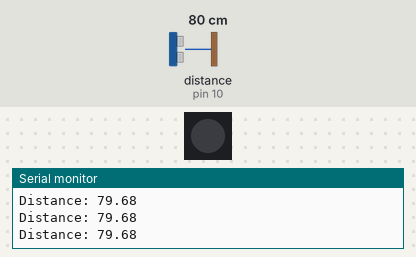
Bench run of a sketch on a simulated Arduino Uno, built with avr-gcc and run on an emulated ATmega328P. Parts: 1 RGB LEDs in strip order, left to right, the last lines printed to the serial monitor. Wiring (inferred from the names in the program): ultrasonic range finder: trigger pin 9; echo pin 10. Inputs (shaded band) come from the test bench; at power-on: distance to the obstacle (sensor on pin 10) 80 cm. The echo pulse lasts 58.3 µs per cm; dim RGB values are drawn brighter than linear.

Above: at 1.2 s.
1.3 s: distance to the obstacle (sensor on pin 10) set to 34 cm
2.8 s: distance to the obstacle (sensor on pin 10) set to 29 cm
At 3.5 s:
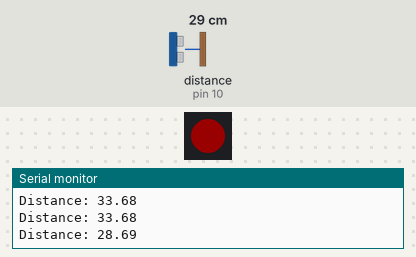
5.8 s: distance to the obstacle (sensor on pin 10) set to 35 cm
8.4 s: distance to the obstacle (sensor on pin 10) set to 2 cm
At 9.5 s:
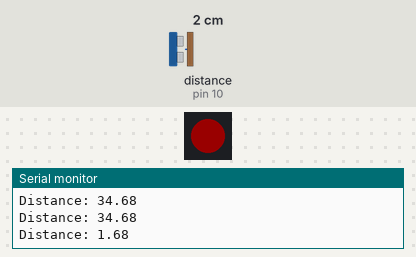
Timing chart, 0 to 12.1 s (numbered marks = the images above; inputs shaded):
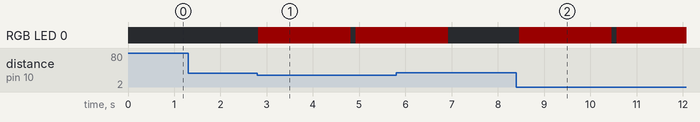

The sketch:

sentinel.ino
```cpp
#include <Adafruit_NeoPixel.h>
#ifdef __AVR__
  #include <avr/power.h>
#endif

#define ledPin     6
#define trigPin    9
#define echoPin    10
#define minDist    30

Adafruit_NeoPixel pixels(1, ledPin, NEO_GRB + NEO_KHZ800);

float distance;

void setup() {
  pinMode(trigPin, OUTPUT);
  pinMode(echoPin, INPUT);

  Serial.begin(9600);

  pixels.begin();
}

void loop() {
  distance = getDistanceInCm();
  Serial.print("Distance: ");
  Serial.println(distance);

  if (distance < minDist) {
    flashLED();
  }

  delay(100);
}

float getDistanceInCm() {
  float duration, distance;

  digitalWrite(trigPin, LOW);
  delayMicroseconds(2);
  digitalWrite(trigPin, HIGH);
  delayMicroseconds(10);
  digitalWrite(trigPin, LOW);

  duration = pulseIn(echoPin, HIGH);
  distance = (duration * 0.0343) / 2;

  return distance;
}

void flashLED() {
  pixels.setPixelColor(0, pixels.Color(25, 0, 0));
    pixels.show();

    delay(2000);

    pixels.setPixelColor(0, pixels.Color(0, 0, 0));
    pixels.show();
}
```

Measured:
- the behaviour switches between 31 and 30 cm on distance to the obstacle (sensor on pin 10) (found by bisection; images 0 and 1)
- after the input at 2.8 s, RGB LED 0: off → RGB(25, 0, 0) at once, → off 2.0 s later, → RGB(25, 0, 0) 0.10 s later
- after the input at 8.4 s, RGB LED 0: off → RGB(25, 0, 0) after 0.07 s, → off 2.0 s later, → RGB(25, 0, 0) 0.10 s later
